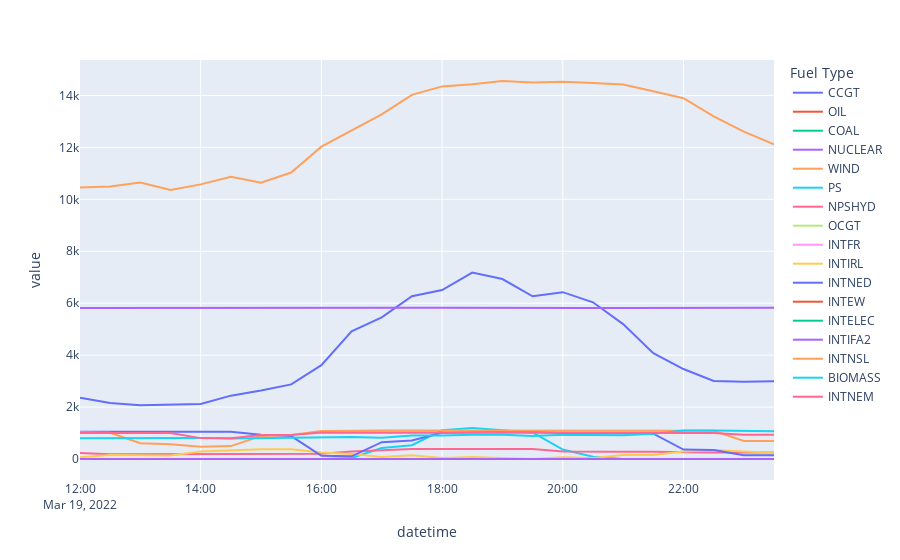

Source (notebook cell):
### Code cell
df_ = total_generation[
    (total_generation["#Settlement Date"] == "2022-03-19")
    & (total_generation["Settlement Period"] > 24)
]
df_ = pd.melt(
    df_,
    id_vars="datetime",
    var_name="Fuel Type",
    value_vars="CCGT	OIL	COAL	NUCLEAR	WIND	PS	NPSHYD	OCGT		INTFR	INTIRL	INTNED	INTEW	INTELEC	INTIFA2	INTNSL	BIOMASS	INTNEM".split(),
)

px.line(df_, x="datetime", y="value", color="Fuel Type")
